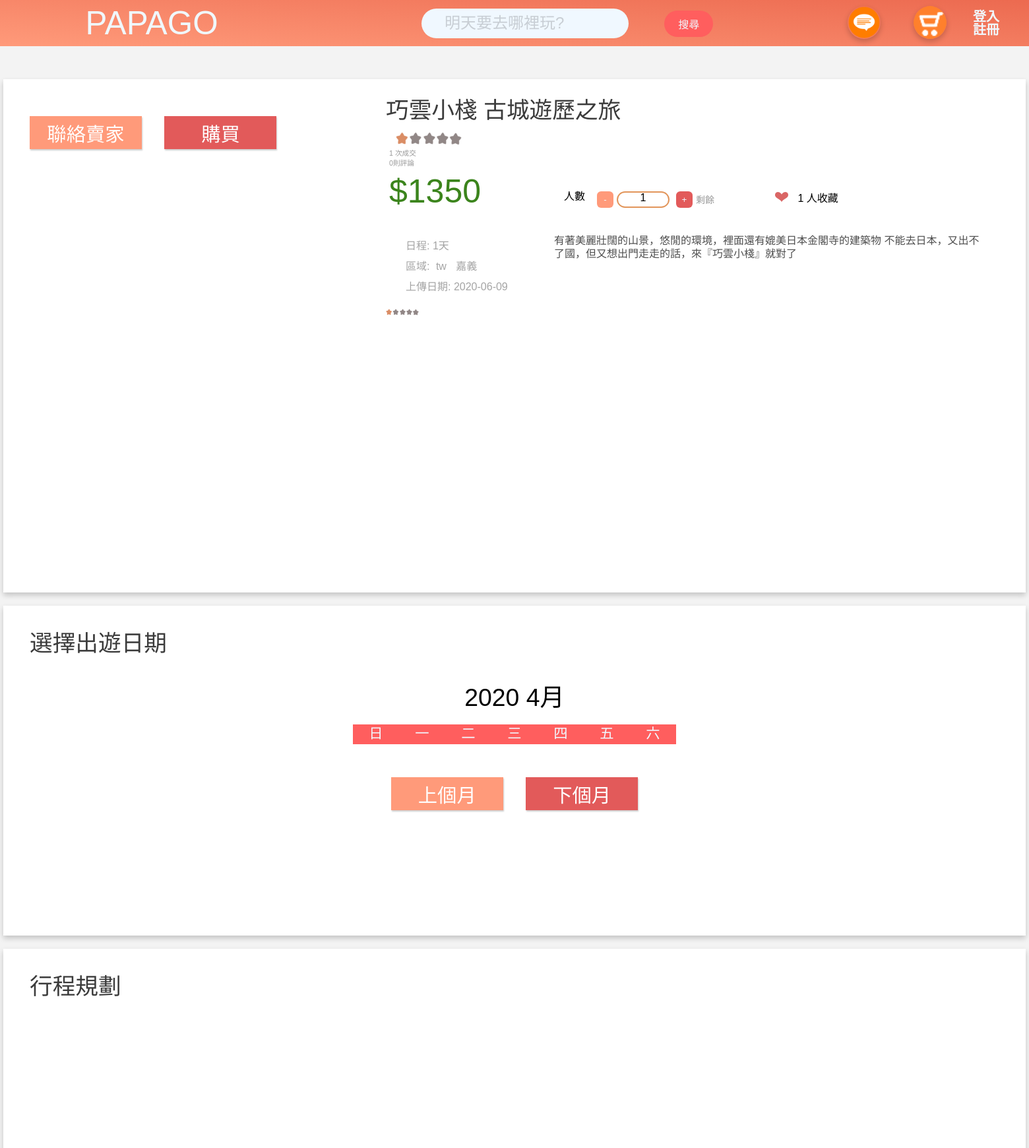
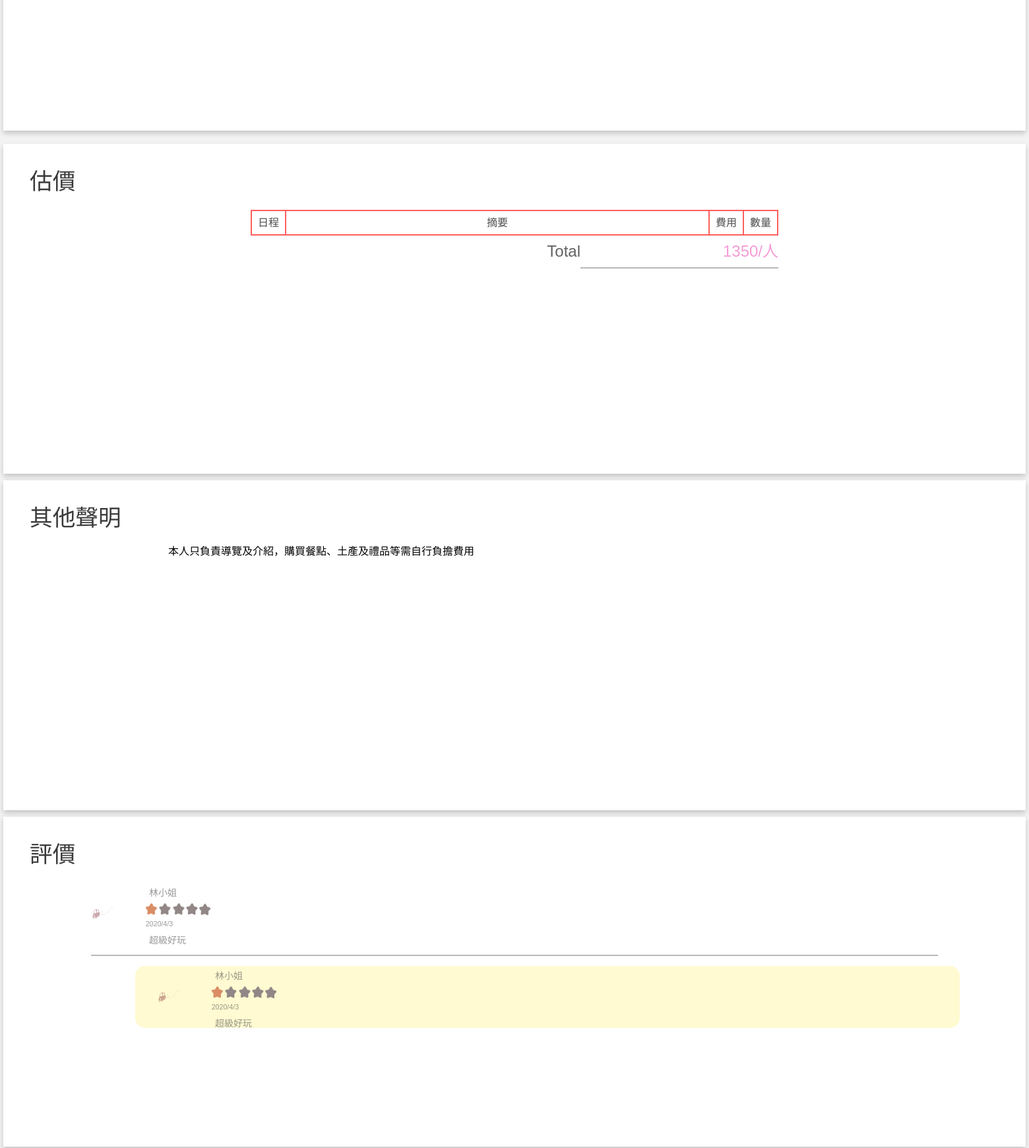
The app's page /PaPaGo/page/productView.php?id=p-u5ecea4231145a-5edf02b480541 (upper part) with its own data (2 pictures, top to bottom).
### tables this page shows
CREATE TABLE `product` (
  `ID` varchar(50) NOT NULL,
  `sellerID` varchar(50) NOT NULL,
  `price` float NOT NULL,
  `title` varchar(50) NOT NULL,
  `info` text NOT NULL,
  `state` varchar(20) NOT NULL,
  `days` int(11) NOT NULL,
  `people` int(11) NOT NULL,
  `other` text NOT NULL,
  `uploadDate` date NOT NULL DEFAULT current_timestamp(),
  `weekSelect` varchar(20) NOT NULL
);

CREATE TABLE `productregion` (
  `productID` varchar(50) NOT NULL,
  `country` varchar(20) NOT NULL,
  `county` varchar(20) NOT NULL
);

### PaPaGo/PHP/common.php (the view, shortened to what this page needs)
<?php
function getData($tableName, $rowName, $_where, $_key, $split_by, $order_by = null)
{
    require("../PHP/connectDB.php");
    mysqli_query($conn, 'SET NAMES utf8');
    $sql = "SELECT $rowName FROM $tableName
        WHERE $_where='" . $_key . "'";
    $result = mysqli_query($conn, $sql) or die(mysqli_error($conn));
    if ($result->num_rows > 0) {
        $return_result = "";
        while ($row = $result->fetch_assoc()) {
            echo $row[$rowName] . $split_by;
            $return_result = $return_result . $row[$rowName] . $split_by;
        }
        return $return_result;
    } else {
        return false;
    }
}
function checkHasData($tableName, $rowName, $_where, $_key)
{
    require("../PHP/connectDB.php");
    $sql = "SELECT $rowName FROM $tableName
        WHERE $_where='" . $_key . "'";
    $result = mysqli_query($conn, $sql) or die(mysqli_error($conn));
    if ($result->num_rows > 0) {
        return true;
    } else {
        return false;
    }
}
function countData($tableName, $rowName, $_where, $_key)
{
    require("../PHP/connectDB.php");
    mysqli_query($conn, 'SET NAMES utf8');
    $sql = "SELECT $rowName FROM $tableName ";
    if(isset($_where) && $_where!=""){
        $sql=$sql." WHERE $_where='" . $_key . "'";
    }
    $result = mysqli_query($conn, $sql) or die(mysqli_error($conn));
    echo ($result->num_rows);
    return $result->num_rows;
}

### PaPaGo/page/productView.php (shortened to what this page needs)
<!DOCTYPE html>
<html>
<head>
    <?php require("../PHP/autoLogin.php"); ?>
    <?php require("../PHP/common.php"); ?>
    <link rel='stylesheet' href='../css/reset.css'>
    <link rel='stylesheet' href='../css/common.css'>
    <link rel='stylesheet' href='../css/main.css'>
    <link rel='stylesheet' href='../css/productView.css'>
</head>
<body>
    <div class="header">
        <div class="logo putCenter"><a href="../">PAPAGO</a></div>
        <div class="putCenter">
            <div class="searchbar-wrapper">
                <input class="searchBar" type="search" name="" id="searchbar-input" placeholder="明天要去哪裡玩?">
                <input class="roundBtn" type="submit" id="searchbar-btn" value="搜尋">
            </div>
        </div>
        <div class="col2-auto-auto">
            <div class="putCenter">
                <a href="./chatroom.php">
                    <img class="chatroom-icon shadow-m" src="../img/icon/chatroom.png" alt="">
                </a>
            </div>
            <div class="putCenter">
                <a href="./profile.php?page=cart">
                    <img class="chatroom-icon shadow-m" src="../img/icon/shoppingCart.png" alt="">
                </a>
            </div>
        </div>
        <div class="putCenter">
            <?php if (!@$_SESSION['id']) { ?>
                <div class="sign-log-in">
                    <a href="../page/login.html">登入</a>
                    <a href="../page/singup.html">註冊</a>
                </div>
            <?php } else { ?>
                <a href='../page/profile.php'>
                    <img class='user-headShot shadow-m' src='../upload/avatars/<?php GetUserData("photo") ?>'>
                </a>
            <?php } ?>
        </div>
    </div>
    <div class='mainContent'>
        <div class='titleInfo basicWhiteBoard '>
            <div class='titleInfo-left'>
                <div class='putCenter'>
                    <button class='block-btn btn1' id='contentSeller-btn' type='button' onclick=''>聯絡賣家</button>
                    <button class='block-btn btn2' id='buy-btn' type='button' onclick=''>購買</button>
                </div>
            </div>
            <div class='titleInfo-right'>
                <h1 class='productTitle'><?php getData("product", "title", "ID", $_GET['id'], "") ?></h1>
                <div class='title-ratingInfo'>
                    <img src='../img/icon/star1.png' class='putCenter' alt=''>
                    <p><?php countData("orderRecord", "productID", "productID", $_GET['id']) ?> 次成交</p>
                    <p><?php countData("productreview", "productID", "productID", $_GET['id']) ?>則評論</p>
                </div>
                <div class='middlePart'>
                    <h2 class='price'>$<?php getData("product", "price", "ID", $_GET['id'], "") ?></h2>
                    <div class='amount-container putCenter'>
                        <p>人數</p>
                        <button id='amountMinus' class='btn-r-s btn1'>-</button>
                        <div id='amount'>1</div>
                        <button id='amountPlus' class='btn-r-s btn2'>+</button>
                        <div class="col-auto-auto putCenter">
                            <span class='subText'>剩餘</span>
                        </div>
                    </div>
                    <div class='saveInfo'>
                        <?php if (checkHasData("collect", "userID", "productID", $_GET['id'])) { ?>
                            <img src='../img/icon/heart_on.png' alt=''>
                        <?php } else { ?>
                            <img src='../img/icon/heart_off.png' alt=''>
                        <?php } ?>
                        <span><?php countData("collect", "userID", "productID", $_GET['id']) ?> 人收藏</span>
                    </div>
                </div>
                <div class='describePart'>
                    <div class='basicInfo'>
                        <p>日程: <?php getData("product", "days", "ID", $_GET['id'], "") ?>天</p>
                        <p>區域:
                            <span><?php getData("productregion", "country", "productID", $_GET['id'], "") ?></span>
                            <span id="county"> <?php getData("productregion", "county", "productID", $_GET['id'], "") ?></span>
                        </p>
                        <p>上傳日期: <?php getData("product", "uploadDate", "ID", $_GET['id'], "") ?></p>
                    </div>
                    <div class='dercribe'>
                        <?php getData("product", "info", "ID", $_GET['id'], "") ?>
                    </div>
                </div>
                <div class='sellerInfo'>
                    <img src='../img/icon/star1.png' alt=''>
                </div>
            </div>
            <div class='showPictureGrid putCenter'>
            </div>
        </div>
        <div id='dateGrid' class='basicWhiteBoard putCenter'>
            <h1 class='productTitle'>選擇出遊日期</h1>
            <div class='calendarContainer putCenter'>
                <p class='calendarTitle putCenter' id='monthAndYear'>2020 4月</p>
                <table id='calendar-tabel'>
                    <thead>
                        <tr>
                            <th>日</th>
                            <th>一</th>
                            <th>二</th>
                            <th>三</th>
                            <th>四</th>
                            <th>五</th>
                            <th>六</th>
                        </tr>
                    </thead>
                </table>
                <div class='putCenter'>
                    <button class='block-btn btn1' id='preMon-btn' type='button' onclick=previous()>上個月</button>
                    <button class='block-btn btn2' id='nextMon-btn' type='button' onclick=next()>下個月</button>
                </div>
            </div>
        </div>
        <div class='basicWhiteBoard putCenter' id="">
            <h1 class='productTitle'>行程規劃</h1>
        </div>
    </div>
    <div class='basicWhiteBoard'>
        <h1 class='productTitle'>估價</h1>
        <div class='price-grid putCenter'>
            <table class='price-table'>
                <thead>
                    <tr>
                        <th class='cell-l'>日程</th>
                        <th>摘要</th>
                        <th class='cell-l'>費用</th>
                        <th class='cell-l'>數量</th>
                    </tr>
                </thead>
            </table>
            <div class='price-total'>
                <p></p>
                <p id='total'>Total</p>
                <p id='total-number'> <?php getData("product", "price", "ID", $_GET['id'], "") ?>/人</p>
            </div>
        </div>
    </div>
    <div class='basicWhiteBoard'>
        <p class='productTitle'>其他聲明</p>
        <div id='otherState' class='putCenter'>
            <?php getData("product", "other", "ID", $_GET['id'], "") ?>
        </div>
    </div>
    <div class='basicWhiteBoard'>
        <p class='productTitle'>評價</p>
        <div class='commentContainer putCenter'>
            <div class='commentGroup'>
                <div class='comment'>
                    <img src='../img/example/headshot.jpg' alt='' class='user-headShot putCenter'>
                    <p class='subText'>林小姐</p>
                    <div class='ratingInfo'>
                        <img src='../img/icon/star1.png' class='putCenter' alt=''>
                        <p>2020/4/3</p>
                    </div>
                    <p class='subText'>超級好玩</p>
                </div>
                <hr>
                <div class='commentReply'>
                    <img src='../img/example/headshot.jpg' alt='' class='user-headShot putCenter'>
                    <p class='subText'>林小姐</p>
                    <div class='ratingInfo'>
                        <img src='../img/icon/star1.png' class='putCenter' alt=''>
                        <p>2020/4/3</p>
                    </div>
                    <p class='subText'>超級好玩</p>
                </div>
            </div>
        </div>
    </div>
</body>
</html>

### PaPaGo/CSS/common.css (style rules this page uses)
body { font-family: 'Noto Sans TC', sans-serif; }
.putCenter { margin: auto; justify-content: center; align-self: center; }
.btn1 { color: aliceblue; background-color: #FF9A7A; }
.btn2 { color: aliceblue; background-color: #E25A5A; }
.btn-r-s { cursor: pointer; border: none; outline: none; border-radius: 25%; height: 25px; width: 25px; text-align: center; }
.shadow-m { box-shadow: 0 4px 8px 0 rgba(0, 0, 0, 0.2); }
.col2-auto-auto { display: grid; grid-template-columns: auto auto; }

### PaPaGo/CSS/main.css (style rules this page uses)
html { scroll-behavior: smooth; }
html a { text-decoration: none; }
input { font-family: 'Noto Sans TC', sans-serif; }
body { background-color: #F3F3F3; }
.header { background: rgb(2,0,36); background: linear-gradient(184deg, rgba(2,0,36,1) 0%, rgba(236,106,80,1) 0%, rgba(255,154,122,1) 100%); width: 100%; height: 70px; position:fixed ; display: grid; z-index:100; grid-template-columns: auto 800px 200px 100px ; }
.logo { font-size: 37pt; color: aliceblue; }
.logo a { text-decoration: none; color: inherit; }
.searchBar { max-width: 100%; height: 45px; background-color: aliceblue; border-radius: 50px; text-decoration: none; border: none; outline: none; text-indent: 25pt; color: rgb(68, 68, 68); font-size: 18pt; }
.roundBtn { width: 74px; height: 40px; border-radius: 30px; outline: none; border: none; background-color: #FF5E5E; color: aliceblue; font-size: 12pt; margin-left: 50px; transition: 0.5s; }
.sign-log-in a { margin: 15px; font-size: 15pt; text-decoration: none; color: aliceblue; font-weight:bold; }
.user-headShot ,.chatroom-icon { height: 50px; width: 50px; border-radius: 50%; cursor: pointer; }
.productTitle { color: rgb(59, 59, 59); height: 45px; margin: 15px; font-size: 26pt; }
.ratingInfo ,.title-ratingInfo { height: 90%; width: 70%; font-size: 8pt; color: rgba(59, 59, 59, 0.514); }
.ratingInfo img, .rv img,.title-ratingInfo img { width: 100px; height: 20px; margin: 0 15px; }
.ratingInfo p { margin: 5px; text-indent: 1em; }
.dercribe { width: 95%; overflow: hidden; color: rgb(78, 78, 78); line-height: 1.25em; }
.price { font-size: 26pt; color: #3B841C; font-family: 'Merriweather Sans', sans-serif; }
.saveInfo { justify-content: center; align-self: center; }
.saveInfo img { cursor: pointer; width: 20px; height: 15px; margin: 0 5px; }
.sellerInfo { font-size: 10pt; color: rgb(42, 42, 42); color: rgba(59, 59, 59, 0.514); }
.sellerInfo img { width: 50px; height: 10px; margin: 5px 0px; }
.searchBar::placeholder { color: rgba(68, 68, 68, 0.226); }

### records on screen
product: title "巧雲小棧 古城遊歷之旅", price "1350", days "1", uploadDate "2020-06-09", info "有著美麗壯闊的山景，悠閒的環境，裡面還有媲美日本金閣寺的建築物 不能去日本，又出不了國，但又想出門走走的話，來『巧雲小棧』就對了", other "本人只負責導覽及介紹，購買餐點、土產及禮品等需自行負擔費用"
productregion: country "tw", county "嘉義"

### other values on screen
$result->num_rows "1 0 1"
